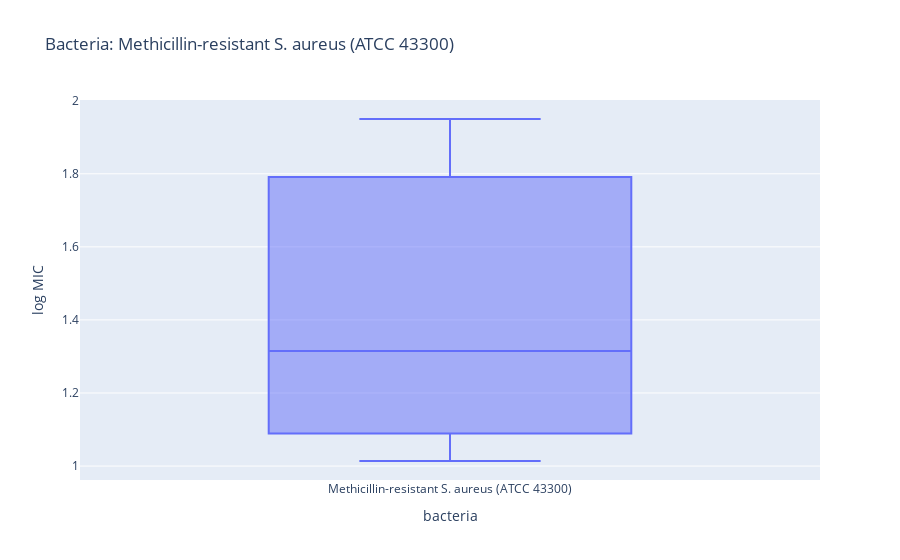
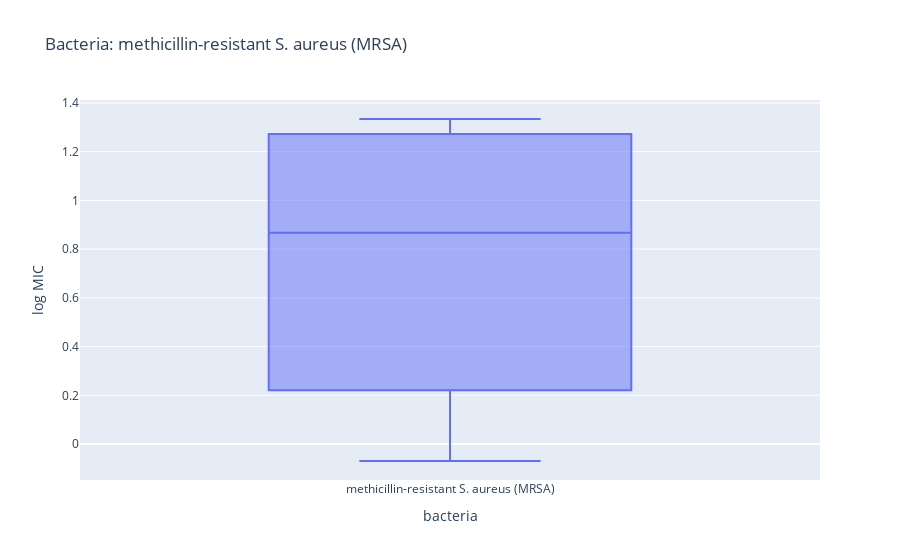
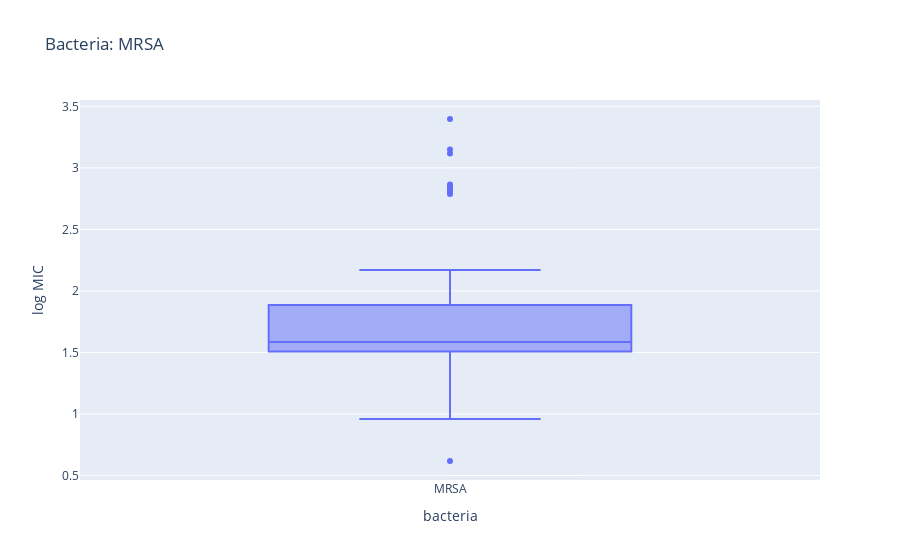
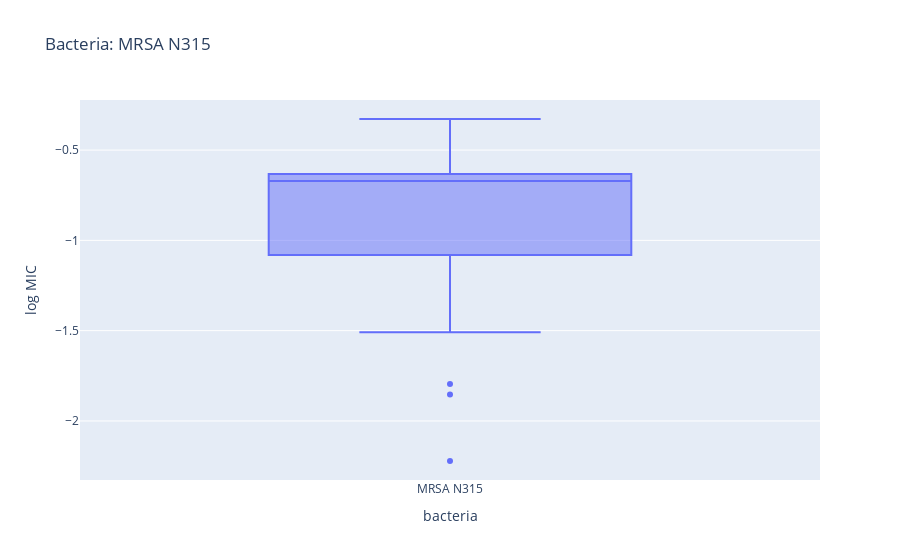

Notebook code cell kept with these figures, in order:
### Code cell
bacteria_list = df_stat_copy['bacteria'].unique()

for bacteria in bacteria_list:
    subset = df_stat_copy[df_stat_copy['bacteria'] == bacteria]
    fig = px.box(subset, x="bacteria", y="log MIC", title=f"Bacteria: {bacteria}")
    fig.show()

### Figure 1 — Plotly figure (JSON) as saved in the notebook; plotly's stock layout.template omitted (floating-point values rounded to 4 significant figures)
{"data": [{"alignmentgroup": "True", "hovertemplate": "bacteria=%{x}<br>log MIC=%{y}<extra></extra>", "legendgroup": "", "marker": {"color": "#636efa"}, "name": "", "notched": false, "offsetgroup": "", "orientation": "v", "showlegend": false, "type": "box", "x": ["Methicillin-resistant S. aureus (ATCC 43300)", "Methicillin-resistant S. aureus (ATCC 43300)", "Methicillin-resistant S. aureus (ATCC 43300)"], "x0": " ", "xaxis": "x", "y": [1.95, 1.315, 1.014], "y0": " ", "yaxis": "y"}], "layout": {"boxmode": "group", "legend": {"tracegroupgap": 0}, "title": {"text": "Bacteria: Methicillin-resistant S. aureus (ATCC 43300)"}, "xaxis": {"anchor": "y", "domain": [0, 1], "title": {"text": "bacteria"}}, "yaxis": {"anchor": "x", "domain": [0, 1], "title": {"text": "log MIC"}}}}

### Figure 2 — Plotly figure (JSON) as saved in the notebook; plotly's stock layout.template omitted (floating-point values rounded to 4 significant figures)
{"data": [{"alignmentgroup": "True", "hovertemplate": "bacteria=%{x}<br>log MIC=%{y}<extra></extra>", "legendgroup": "", "marker": {"color": "#636efa"}, "name": "", "notched": false, "offsetgroup": "", "orientation": "v", "showlegend": false, "type": "box", "x": ["methicillin-resistant S. aureus (MRSA)", "methicillin-resistant S. aureus (MRSA)", "methicillin-resistant S. aureus (MRSA)", "methicillin-resistant S. aureus (MRSA)", "methicillin-resistant S. aureus (MRSA)", "methicillin-resistant S. aureus (MRSA)"], "x0": " ", "xaxis": "x", "y": [1.334, 1.272, 1.191, 0.5431, -0.06945, 0.2213], "y0": " ", "yaxis": "y"}], "layout": {"boxmode": "group", "legend": {"tracegroupgap": 0}, "title": {"text": "Bacteria: methicillin-resistant S. aureus (MRSA)"}, "xaxis": {"anchor": "y", "domain": [0, 1], "title": {"text": "bacteria"}}, "yaxis": {"anchor": "x", "domain": [0, 1], "title": {"text": "log MIC"}}}}

### Figure 3 — Plotly figure (JSON) as saved in the notebook; plotly's stock layout.template omitted (floating-point values rounded to 4 significant figures)
{"data": [{"alignmentgroup": "True", "hovertemplate": "bacteria=%{x}<br>log MIC=%{y}<extra></extra>", "legendgroup": "", "marker": {"color": "#636efa"}, "name": "", "notched": false, "offsetgroup": "", "orientation": "v", "showlegend": false, "type": "box", "x": ["MRSA", "MRSA", "MRSA", "MRSA", "MRSA", "MRSA", "MRSA", "MRSA", "MRSA", "MRSA", "MRSA", "MRSA", "MRSA", "MRSA", "MRSA", "MRSA", "MRSA", "MRSA", "MRSA", "MRSA", "MRSA", "MRSA", "MRSA", "MRSA", "MRSA", "MRSA", "MRSA", "MRSA", "MRSA", "MRSA", "MRSA", "MRSA", "MRSA", "MRSA", "MRSA", "MRSA", "MRSA", "MRSA", "MRSA", "MRSA", "MRSA", "MRSA", "MRSA", "MRSA", "MRSA", "MRSA", "MRSA", "MRSA", "MRSA", "MRSA"], "x0": " ", "xaxis": "x", "y": [3.397, 2.865, 2.831, 3.149, 2.788, 2.797, 2.816, 2.848, 3.117, 1.326, 1.606, 2.171, 1.569, 1.902, 1.582, 0.9614, 1.508, 1.773, 1.88, 1.561, 1.844, 2.129, 1.526, 1.263, 1.229, 1.645, 1.514, 1.513, 1.886, 1.867, 1.549, 1.532, 1.532, 1.625, 1.003, 1.586, 1.567, 0.9652, 1.671, 1.575, 0.9591, 1.239, 1.842, 0.618, 1.672, 1.23, 1.245, 1.828, 1.583, 0.96], "y0": " ", "yaxis": "y"}], "layout": {"boxmode": "group", "legend": {"tracegroupgap": 0}, "title": {"text": "Bacteria: MRSA"}, "xaxis": {"anchor": "y", "domain": [0, 1], "title": {"text": "bacteria"}}, "yaxis": {"anchor": "x", "domain": [0, 1], "title": {"text": "log MIC"}}}}

### Figure 4 — Plotly figure (JSON) as saved in the notebook; plotly's stock layout.template omitted (floating-point values rounded to 4 significant figures)
{"data": [{"alignmentgroup": "True", "hovertemplate": "bacteria=%{x}<br>log MIC=%{y}<extra></extra>", "legendgroup": "", "marker": {"color": "#636efa"}, "name": "", "notched": false, "offsetgroup": "", "orientation": "v", "showlegend": false, "type": "box", "x": ["MRSA N315", "MRSA N315", "MRSA N315", "MRSA N315", "MRSA N315", "MRSA N315", "MRSA N315", "MRSA N315", "MRSA N315", "MRSA N315", "MRSA N315", "MRSA N315", "MRSA N315", "MRSA N315", "MRSA N315", "MRSA N315", "MRSA N315", "MRSA N315", "MRSA N315", "MRSA N315", "MRSA N315", "MRSA N315", "MRSA N315", "MRSA N315", "MRSA N315", "MRSA N315", "MRSA N315", "MRSA N315"], "x0": " ", "xaxis": "x", "y": [-1.167, -1.509, -0.6073, -1.481, -0.5952, -1.796, -0.9172, -1.229, -0.9393, -0.6615, -0.6819, -0.6162, -0.6478, -0.6038, -0.6021, -0.6073, -0.3279, -0.6615, -1.854, -0.9706, -0.6696, -2.222, -0.9957, -0.6596, -0.6716, -0.6615, -0.6819, -0.6615], "y0": " ", "yaxis": "y"}], "layout": {"boxmode": "group", "legend": {"tracegroupgap": 0}, "title": {"text": "Bacteria: MRSA N315"}, "xaxis": {"anchor": "y", "domain": [0, 1], "title": {"text": "bacteria"}}, "yaxis": {"anchor": "x", "domain": [0, 1], "title": {"text": "log MIC"}}}}
